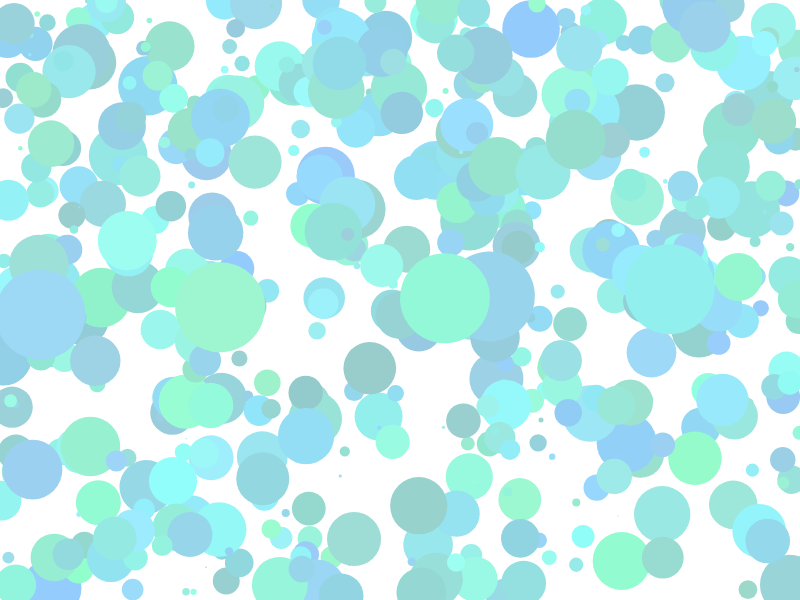
Frame 1 (no input)
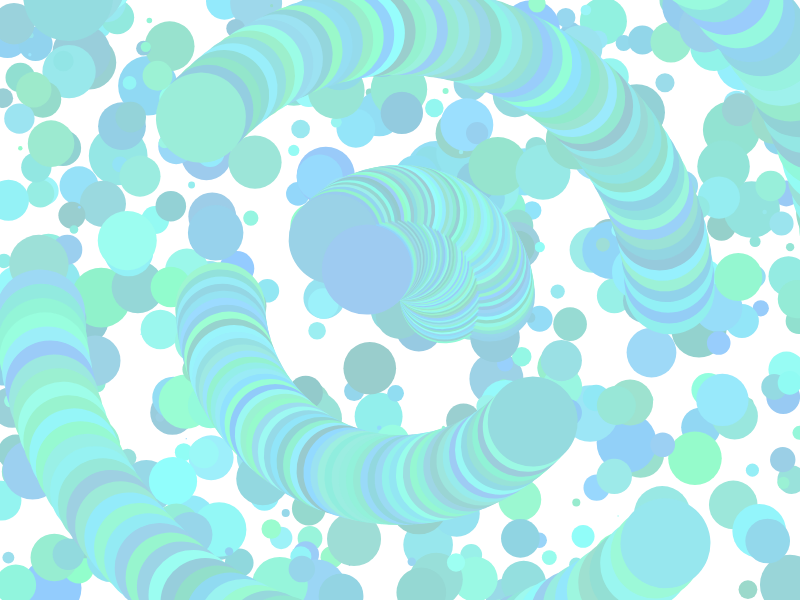
Frame 60 (no input)
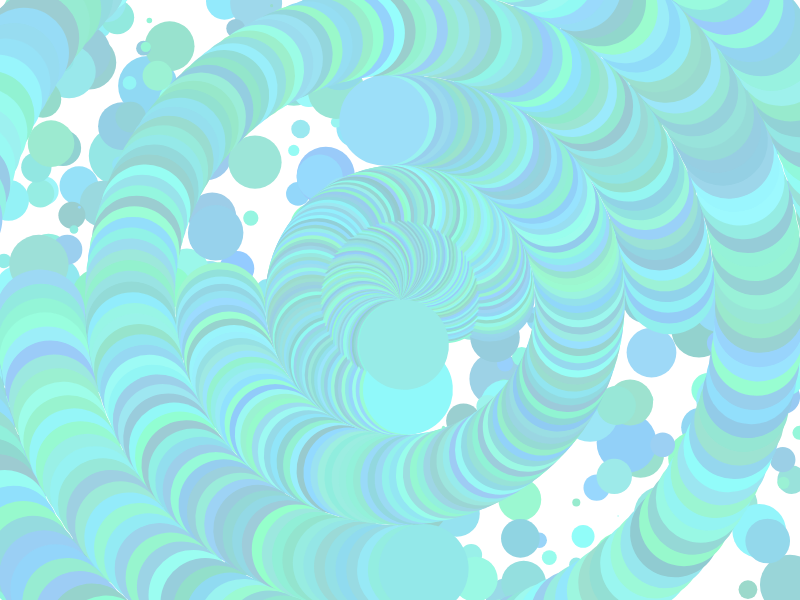
Frame 120 (the mouse pressed at the canvas centre since frame 60)

The p5.js sketch that drew these frames (run headless with seeded random() and noise() and a simulated clock; from frame 60 on, the mouse is pressed at the canvas centre):

// p5.js sketch
// ── sketch.js
//TWO II TWO//

// var circles = [];

// function setup() {
//   createCanvas(800, 600);

//   for (var i = 0; i < 500; i++) {
//     var circle = {
//       x: random(width),
//       y: random(height),
//       r: (random(1, 100))
//     };
//     circles.push(circle);
//   }

//   for (var i = 0; i < circles.length; i++) {
//     fill(random(144, 158), random(202, 255), random(202, 255));
//     stroke('#9EFFCA');
//     strokeWeight(4);
//     ellipse(circles[i].x, circles[i].y, circles[i].r, circles[i].r);
//   }
// }



let spots;
var circles = [];

function setup() {
  createCanvas(800, 600);
  spots = new SpinSpots(width/2, height/2, -0.10, 90.0);

  for (var i = 0; i < 500; i++) {
    var circle = {
      x: random(width),
      y: random(height),
      r: (random(1, 60))
    };
    circles.push(circle);
  }

  for (var i = 0; i < circles.length; i++) {
    fill(random(144, 158), random(202, 255), random(202, 255));
    noStroke();
 
    ellipse(circles[i].x, circles[i].y, circles[i].r, circles[i].r);
  }
}

function draw() {
  
  spots.update();
  spots.display();
}

class SpinSpots {
  constructor(x, y, s, d) {
    this.x = x;
    this.y = y;
    this.speed = s/5;
    this.dim = d;
    this.angle = 0.0;
  }

  update() {
    this.angle += this.speed;
  }

  display() {
    noStroke();
    push();
    translate(this.x, this.y);
    this.angle += this.speed;
    rotate(this.angle);
    fill(random(144, 158), random(202, 255), random(202, 255));
    ellipse(this.dim*5, 0, this.dim, this.dim);
    fill(random(144, 158), random(202, 255), random(202, 255));
    ellipse(-this.dim*4, 0, this.dim, this.dim);
    fill(random(144, 158), random(202, 255), random(202, 255));
    ellipse(this.dim*3, 0, this.dim, this.dim);
    fill(random(144, 158), random(202, 255), random(202, 255));
    ellipse(-this.dim*2, 0, this.dim, this.dim);
    fill(random(144, 158), random(202, 255), random(202, 255));
    ellipse(this.dim, 0, this.dim, this.dim);
    fill(random(144, 158), random(202, 255), random(202, 255));
    ellipse(this.dim/2, 0, this.dim, this.dim);

    pop();
  }
}
// ── main.css
h1 {
    font-family: 'Courier New', sans-serif;

    letter-spacing: 2px;
    color: #90CFE8;
    /*margin: 50px 10px;*/
    font-size: 40px;

}
